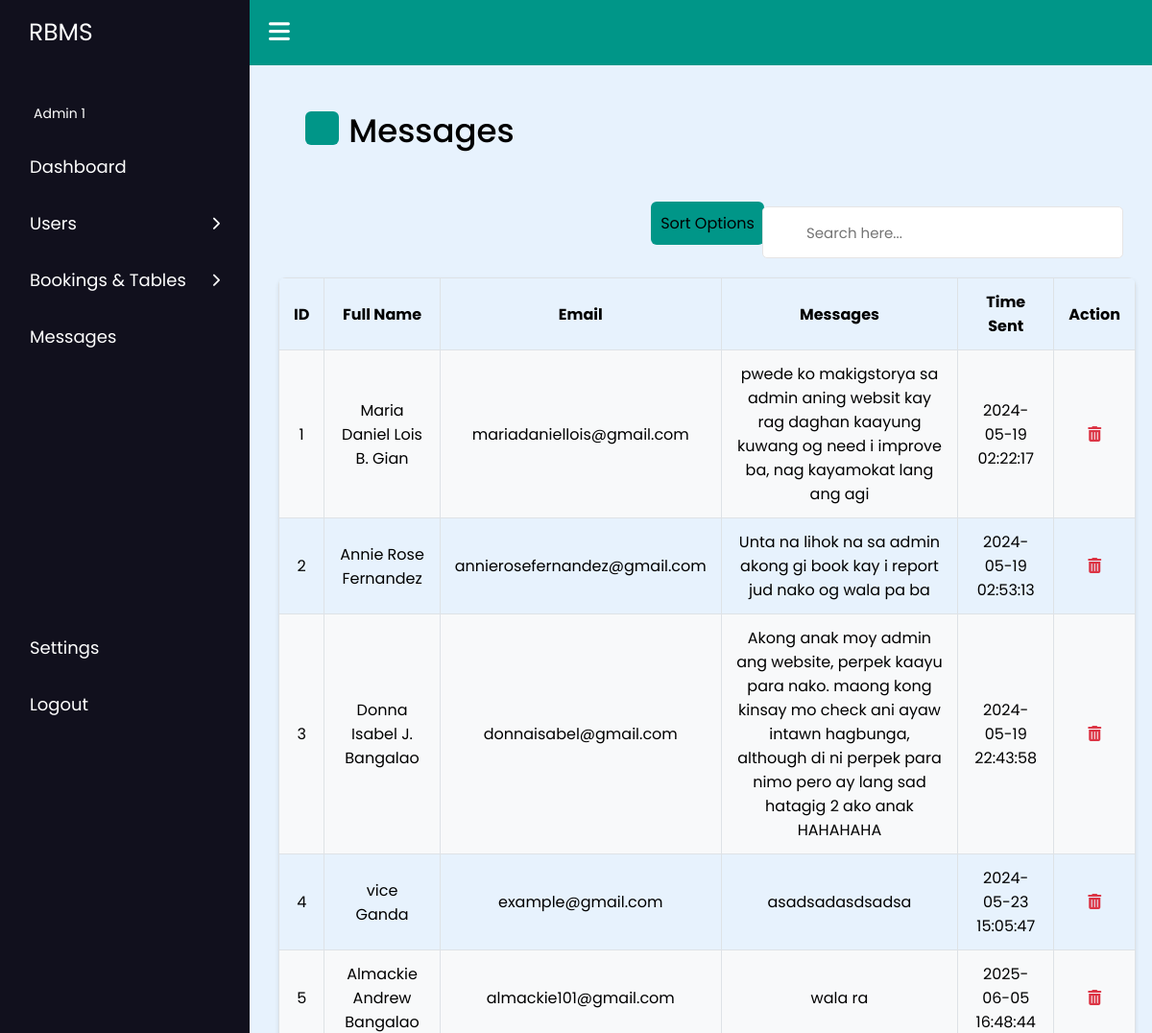
The page /Php_Codes/AdminPage_messages.php (signed in) on the database its author committed.
### tables this page shows
CREATE TABLE `contact_us` (
  `id` int(100) NOT NULL,
  `fullname` varchar(200) NOT NULL,
  `email` varchar(200) NOT NULL,
  `messages` varchar(5000) NOT NULL,
  `time_sent` datetime NOT NULL
);

### Php_Codes/AdminPage_messages.php (the view, shortened to what this page needs)
<?php
$admin = $_SESSION['admin'];
?>
<!DOCTYPE html>
<html lang="en">
  <head>
    <link rel="stylesheet" href="https://cdnjs.cloudflare.com/ajax/libs/font-awesome/6.2.1/css/all.min.css" />
    <link rel="stylesheet" href="https://unicons.iconscout.com/release/v4.0.0/css/line.css">
    <link rel="stylesheet" type="text/css" href="../Css_Codes/AdminPage_messagesstyle.css">
  </head>
  <body>
    <nav class="sidebar">
      <a href="#" class="logo">RBMS</a>
      <div class="menu-content">
        <ul class="menu-items">
          <div class="menu-title"><?php echo htmlspecialchars($admin['fullname']); ?>
          </div>
          <li class="item">
            <a href="../Php_Codes/AdminPage_Dashboard.php">Dashboard</a>
          </li>
          <li class="item">
            <div class="submenu-item">
              <span>Users</span>
              <i class="fa-solid fa-chevron-right"></i>
            </div>
          </li>
          <li class="item">
            <div class="submenu-item">
              <span>Bookings & Tables
              </span>
              <i class="fa-solid fa-chevron-right"></i>
            </div>
          </li>
          <li class="item">
            <a href="#">Messages</a>
          </li>
          <li class="item bottom1">
                    <a href="#">Settings</a>
                </li>
                <li class="item bottom2">
                    <a href="#" onclick="showLogoutModal(); return false;">Logout</a>
                </li>
        </ul>
      </div>
    </nav>
    <nav class="navbar">
      <i class="fa-solid fa-bars" id="sidebar-close"></i>
    </nav>
    <main class="main">
        <div class="title">
            <i class="uil uil-envelope"></i>
            <span class="text" id="text1">Messages</span>
        </div>
        <div class="search-box">
          <input type="text" id="searchInput" placeholder="Search here...">
      </div>
        <div class="dropdown">
            <span>Sort Options</span>
        </div>
        <table id="userTable" border="1" style="text-align:center; border-color:#000;">
          <tr>
              <th>ID</th>
              <th>Full Name</th>
              <th>Email</th>
              <th>Messages</th>
              <th>Time Sent</th>
              <th>Action</th>
          </tr>
          <?php
          $conn = mysqli_connect("localhost","root","","user_info");
          $sql = "SELECT id, fullname, email, messages, time_sent from contact_us";
          $result = $conn->query($sql);
          if($result->num_rows>0) {
              while($row = $result->fetch_assoc()) {
                  echo"</tr><td>".$row["id"].
                  "</td><td>".$row["fullname"].
                  "</td><td>".$row["email"].
                  "</td><td>".$row["messages"].
                  "</td><td>".$row["time_sent"].
                  '<td><a href="#" class="delete-row" data-id="'.$row["id"].'"><i class="fas fa-trash-alt"></i></a></td>';
              }
              echo"</table>";
          }
          else{
              echo"0 result";
          }
          ?>
    </main>
  </body>
</html>

### Css_Codes/AdminPage_messagesstyle.css (style rules this page uses)
:root { --border-color: #e6e5e5; --panel-color: #FFF; --text-color: #000; --title-icon-color: #fff; --primary-color: #009688; }
* { margin: 0; padding: 0; box-sizing: border-box; font-family: "Poppins", sans-serif; }
.sidebar { display: flex; flex-direction: column; position: fixed; height: 100vh; width: 260px; background: #11101d; padding: 15px; z-index: 99; }
.logo { font-size: 25px; padding: 0 15px; }
.sidebar a { color: #fff; text-decoration: none; }
.menu-content { position: relative; height: 100%; width: 100%; margin-top: 40px; overflow-y: scroll; flex: 1; }
.menu-items { height: 100%; width: 100%; list-style: none; transition: all 0.4s ease; padding: 0; }
.menu-title { color: #fff; font-size: 14px; padding: 15px 20px; }
.item { font-size: 18px; }
.item.bottom1 { margin-top: 115%; }
.item a { color: #fff; text-decoration: none; }
.item a, .submenu-item { padding: 16px; display: inline-block; width: 100%; border-radius: 12px; }
.item i { font-size: 14px; }
.submenu-item { display: flex; justify-content: space-between; align-items: center; color: #fff; cursor: pointer; }
.navbar, .main { left: 260px; width: calc(100% - 260px); transition: all 0.5s ease; z-index: 1000; }
.navbar { position: fixed; color: #fff; padding: 15px 20px; font-size: 25px; background: #009688; cursor: pointer; }
.navbar #sidebar-close { cursor: pointer; }
.main { position: relative; display: flex; height: 100vh; z-index: 100; background: #e7f2fd; overflow: hidden; overflow-y: auto; }
.title { align-items: center; margin: 30px 0; position: absolute; top: 8%; left: 3%; }
.title i { height: 35px; width: 35px; background-color: var(--primary-color); border-radius: 6px; color: var(--title-icon-color); display: flex; align-items: center; justify-content: center; font-size: 24px; margin-left: 30px; }
.title #text1 { position: absolute; font-size: 34px; font-weight: 500; color: var(--text-color); margin-left: 10px; top: -15%; left: 100%; width: 50rem; }
table { width: 95%; max-height: 110px; overflow-y: auto; overflow-x: auto; border-collapse: collapse; margin-top: 5px; margin-left: auto; margin-right: auto; position: absolute; top: 25%; left: 30px; border-radius: 15px; border: none; }
th, td { text-align: center; padding: 4px; }
.search-box input { position: absolute; border: 1px solid var(--border-color); padding: 0 20px 0 45px; border-radius: 5px; height: 5%; width: 40%; color: var(--text-color); font-size: 15px; font-weight: 400; outline: none; right: 30px; z-index: 1; top: 20%; }
.dropdown { position: absolute; top: 19.5%; right: 43%; background-color: #009688; color: black; border-radius: 6px; padding: 10px; cursor: pointer; }

### Php_Codes/AdminPage_messages.php (style rules this page uses)
table { width: 95%; border-collapse: collapse; margin: 20px auto; border-radius: 8px; overflow: hidden; box-shadow: 0 2px 4px rgba(0,0,0,0.1); }
th, td { text-align: center; padding: 12px 15px; border: 1px solid #dee2e6; }
.delete-row { color: #dc3545; text-decoration: none; padding: 5px 10px; border-radius: 4px; transition: background-color 0.3s; }

### rows shown on the page
contact_us: id "1", fullname "Maria Daniel Lois B. Gian", email "mariadaniellois@gmail.com", messages "pwede ko makigstorya sa admin aning websit kay rag daghan kaayung kuwang og need i improve ba, nag kayamokat lang ang agi", time_sent "2024-05-19 02:22:17"
contact_us: id "2", fullname "Annie Rose Fernandez", email "annierosefernandez@gmail.com", messages "Unta na lihok na sa admin akong gi book kay i report jud nako og wala pa ba", time_sent "2024-05-19 02:53:13"
contact_us: id "3", fullname "Donna Isabel J. Bangalao", email "donnaisabel@gmail.com", messages "Akong anak moy admin ang website, perpek kaayu para nako. maong kong kinsay mo check ani ayaw intawn hagbunga, although di ni perpek para nimo pero ay lang sad hatagig 2 ako anak HAHAHAHA", time_sent "2024-05-19 22:43:58"
contact_us: id "4", fullname "vice Ganda", email "example@gmail.com", messages "asadsadasdsadsa", time_sent "2024-05-23 15:05:47"
contact_us: id "5", fullname "Almackie Andrew Bangalao", email "almackie101@gmail.com", messages "wala ra", time_sent "2025-06-05 16:48:44"

### other values the page prints
$admin['fullname'] "Admin 1"
